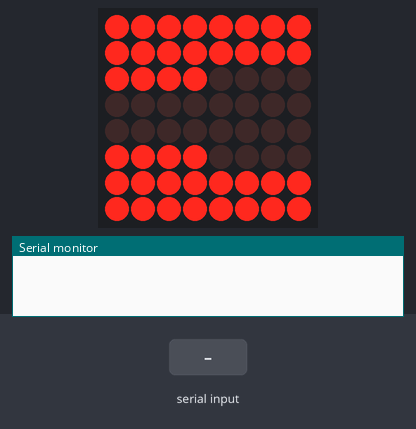
Recording of a sketch running on a simulated Arduino Uno, built with avr-gcc and run on an emulated ATmega328P. On the bench: 8×8 LED matrix, the last lines printed to the serial monitor. Inputs (shaded band) come from the test bench.

Above: at 1.2 s.
1.3 s: "90,45\n" received over Serial
At 1.9 s:
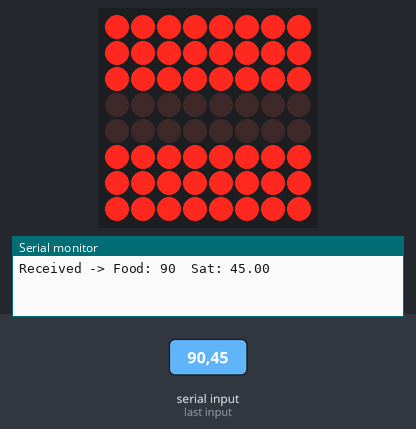
2.8 s: "1,90\n" received over Serial
At 4.0 s:
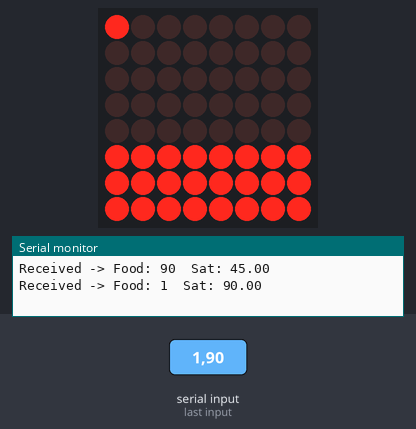
4.3 s: "30,150\n" received over Serial
At 5.4 s:
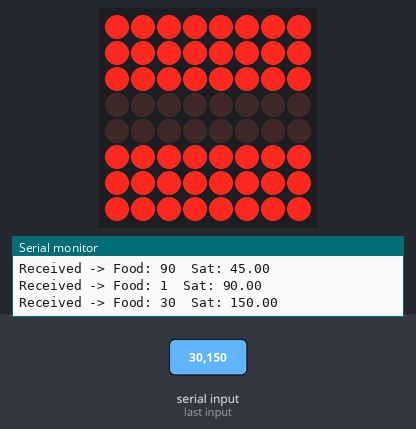
5.8 s: "1,90,45\n" received over Serial
At 6.4 s:
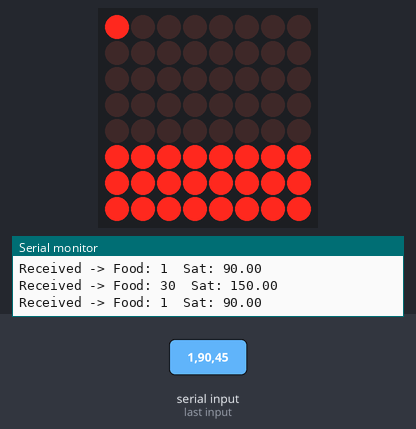
Timing chart, 0 to 8.3 s (numbered marks = the images above; inputs shaded):
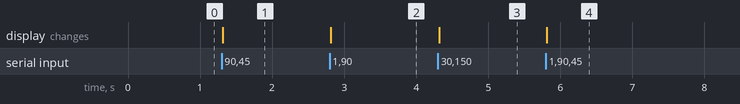

Measured:
- after the input at 1.3 s, the display: changes at once (image 1)
- after the input at 2.8 s, the display: changes at once (image 2)
- after the input at 4.3 s, the display: changes at once (image 3)
- after the input at 5.8 s, the display: changes at once (image 4)

The sketch:

sketch_nov8a.ino
```cpp
#include <LedControl.h>

#define DIN_PIN 12
#define CS_PIN  11
#define CLK_PIN 10

LedControl lc = LedControl(DIN_PIN, CLK_PIN, CS_PIN, 1);

int foodLevel = 20;        // 0-20
float saturationLevel = 20.0; // 0-20
int lastFood = -1;
int lastSat = -1;

void setup() {
  Serial.begin(9600);

  lc.shutdown(0, false);
  lc.setIntensity(0, 8);
  lc.clearDisplay(0);
}

void loop() {
  // Read serial data
  if (Serial.available()) {
    String line = Serial.readStringUntil('\n');
    int comma = line.indexOf(',');
    if (comma > 0) {
      foodLevel = line.substring(0, comma).toInt();
      saturationLevel = line.substring(comma + 1).toFloat();

      Serial.print("Received -> Food: ");
      Serial.print(foodLevel);
      Serial.print("  Sat: ");
      Serial.println(saturationLevel);
    } else {
      Serial.println("Invalid line received: " + line);
    }
  }

  // Only update display when values change
  if (foodLevel != lastFood || (int)saturationLevel != lastSat) {
    drawBars();
    lastFood = foodLevel;
    lastSat = (int)saturationLevel;
  }
}

void drawBars() {
  lc.clearDisplay(0);

  // --- Food (top 3 rows: 0,1,2) ---
  for (int i = 0; i < foodLevel; i++) {
    int row = i / 8;        // 0,1,2
    int col = i % 8;
    if (row < 3) {          // only top 3 rows
      lc.setLed(0, row, col, true);
    }
  }

  // --- Saturation (bottom 3 rows: 5,6,7) ---
  for (int i = 0; i < (int)saturationLevel; i++) {
    int row = 7 - (i / 8);  // bottom row = 7, then 6, then 5
    if (row >= 5) {
      int col = i % 8;
      lc.setLed(0, row, col, true);
    }
  }

  // Rows 3 and 4 (middle) remain off
}
```
